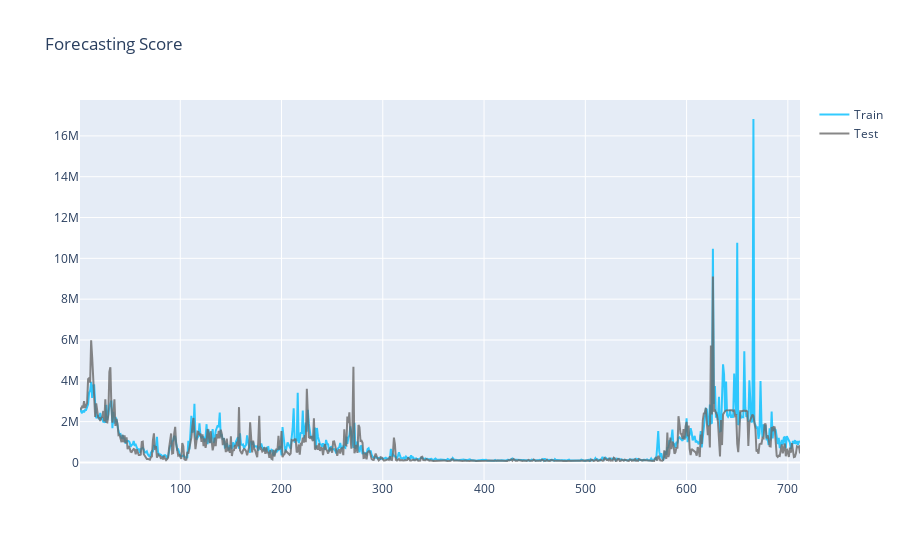

The code cell stored with this chart in its notebook:
### Code cell
fig = go.Figure()
fig.add_trace(go.Scatter(
                x=list(range(1,722)),
                y=history.history['loss'],
                name="Train",
                line_color='deepskyblue',
                opacity=0.8))

fig.add_trace(go.Scatter(
                x=list(range(1,722)),
                y=history.history['val_loss'],
                name="Test",
                line_color='dimgray',
                opacity=0.8))

# Use date string to set xaxis range
fig.layout.update(title_text="Forecasting Score")
fig.show()

### Figure 1 — Plotly figure (JSON) as saved in the notebook; plotly's stock layout.template omitted (floating-point values rounded to 4 significant figures; data arrays with more than 128 entries replaced by an {"elided": "..."} marker saying what was removed)
{"data": [{"line": {"color": "deepskyblue"}, "name": "Train", "opacity": 0.8, "type": "scatter", "x": {"elided": "721 int values"}, "y": {"elided": "712 float values"}}, {"line": {"color": "dimgray"}, "name": "Test", "opacity": 0.8, "type": "scatter", "x": {"elided": "721 int values"}, "y": {"elided": "712 float values"}}], "layout": {"title": {"text": "Forecasting Score"}}}
